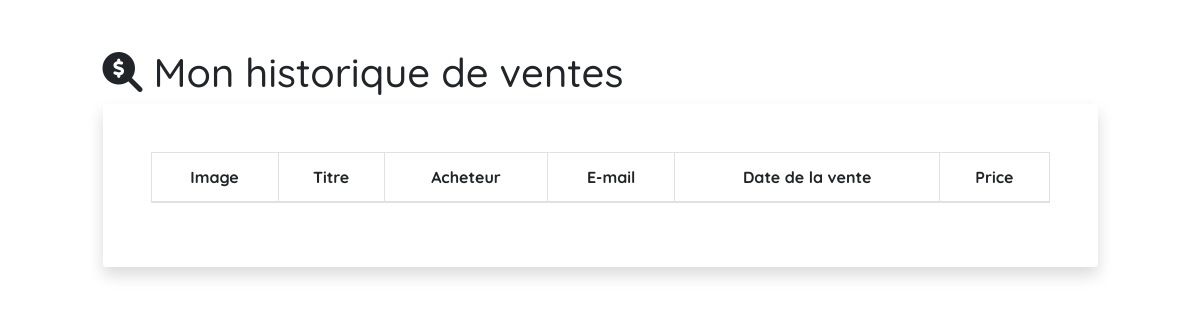
The page /WeBeatz/histo-ventes.php (signed in) on the database as committed earlier.
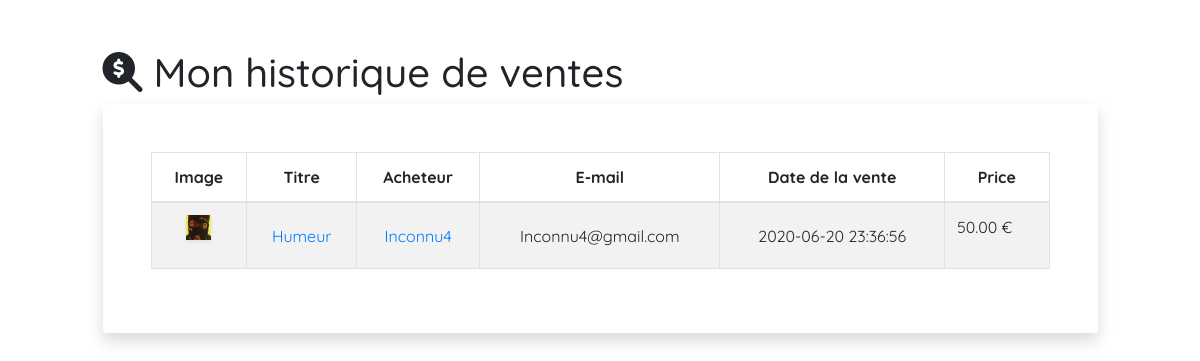
The same page on the database as committed later.
### tables this page shows
CREATE TABLE IF NOT EXISTS `beat` (
  `beat_id` int(15) UNSIGNED NOT NULL AUTO_INCREMENT,
  `beat_title` varchar(20) NOT NULL,
  `beat_author` varchar(25) NOT NULL,
  `beat_author_id` int(10) UNSIGNED NOT NULL,
  `beat_genre` int(2) UNSIGNED DEFAULT 0,
  `beat_description` text DEFAULT '  ',
  `beat_tags` text DEFAULT NULL,
  `beat_year` int(4) NOT NULL,
  `beat_price` double(7,2) UNSIGNED DEFAULT 0.00,
  `beat_format` varchar(5) NOT NULL,
  `beat_source` text NOT NULL,
  `beat_cover` varchar(100) DEFAULT '''assets/img/cover_default.jpg''',
  `beat_nbvente` int(15) UNSIGNED NOT NULL DEFAULT 0,
  `beat_like` int(6) DEFAULT 0,
  `beat_dateupload` datetime NOT NULL,
  PRIMARY KEY (`beat_id`),
  KEY `beat_author_id` (`beat_author_id`),
  KEY `beat_author` (`beat_author`),
  KEY `beat_genre` (`beat_genre`)
);

CREATE TABLE IF NOT EXISTS `user` (
  `user_id` int(10) UNSIGNED NOT NULL AUTO_INCREMENT,
  `user_role` int(2) UNSIGNED NOT NULL DEFAULT 2,
  `user_pseudo` varchar(25) NOT NULL,
  `user_email` varchar(150) NOT NULL,
  `user_image` text NOT NULL DEFAULT 'assets/img/user.png',
  `user_prenom` varchar(30) DEFAULT NULL,
  `user_nom` varchar(30) DEFAULT NULL,
  `user_description` text NOT NULL DEFAULT '\' \'',
  `user_sexe` varchar(1) DEFAULT NULL,
  `user_datenaissance` date DEFAULT NULL,
  `user_ville` varchar(100) DEFAULT NULL,
  `user_pays` int(3) DEFAULT NULL,
  `user_password` text NOT NULL,
  `user_dateinscription` datetime NOT NULL,
  `user_dateconnexion` datetime NOT NULL,
  `user_statut` int(2) DEFAULT 1,
  PRIMARY KEY (`user_id`),
  UNIQUE KEY `user_pseudo` (`user_pseudo`),
  UNIQUE KEY `user_mail` (`user_email`),
  KEY `user_pays` (`user_pays`)
);

CREATE TABLE IF NOT EXISTS `vente` (
  `id` int(20) UNSIGNED NOT NULL AUTO_INCREMENT,
  `vente_beat_id` int(15) UNSIGNED NOT NULL,
  `vente_user_id` int(10) UNSIGNED NOT NULL,
  `vente_date` datetime NOT NULL,
  PRIMARY KEY (`id`),
  KEY `vente_beat_id` (`vente_beat_id`),
  KEY `vente_user_id` (`vente_user_id`)
);

### WeBeatz/histo-ventes.php (the view, shortened to what the changed rows need)
<?php
include_once("assets/db/connexiondb.php");
?>
<!DOCTYPE html>
<html lang="fr">
    <head>
    </head>
    <body>
        <div class="row py-5">
            <div class="col-lg-10 mx-auto">
                <h1><i class="fas fa-search-dollar"></i>    Mon historique de ventes</h1>
                <div class="card rounded shadow border-0">
                    <div class="card-body p-5 bg-white rounded">
                        <div class="table-responsive">
                            <table id="example" style="width:100%" class="table table-striped table-bordered">
                                <thead>
                                    <tr>
                                        <th class="text-center align-middle" >Image</th>
                                        <th class="text-center align-middle">Titre</th>
                                        <th class="text-center align-middle" >Acheteur</th>
                                        <th class="text-center align-middle" >E-mail</th>
                                        <th class="text-center align-middle" >Date de la vente</th>
                                        <th class="text-center align-middle" >Price</th>
                                    </tr>
                                </thead>
                                <tbody>
                                    <?php
                                    $RESRES=[];
                                    $req = $BDD->prepare("SELECT beat_id
                                                            FROM beat
                                                            WHERE beat_author_id = ? ");
                                    $req->execute(array($_SESSION['user_id']));
                                    $resuBEATSUSER = $req->fetchAll();
                                    foreach($resuBEATSUSER as $b) {
                                        $req = $BDD->prepare("SELECT *
                                                            FROM vente
                                                            WHERE vente_beat_id = ?
                                                            ORDER BY vente_date DESC");
                                        $req->execute(array($b['beat_id']));
                                        $resuBEATSVENTE= $req->fetchAll();
                                        if(isset($resuBEATSVENTE)){
                                            $RESRES = array_merge($RESRES,$resuBEATSVENTE);
                                        }
                                    }
                                    foreach($RESRES as $p) {
                                        $req = $BDD->prepare("SELECT *
                                                                            FROM beat
                                                                            WHERE beat_id = ?");
                                        $req->execute(array($p['vente_beat_id']));
                                        $resuPAN = $req->fetchAll();
                                        foreach($resuPAN as $b) {
                                    ?>
                                    <tr>
                                        <td class="text-center align-middle">
                                            <a href="view-beat.php?id=<?= $b['beat_id'] ?>"> <img src="<?=$b['beat_cover']?>" style="height : 25px; width : 25px;" class="img-fluid mb-3 roundedImage shadow-sm"></a>
                                        </td>
                                        <td  class="text-center align-middle">
                                            <a href="view-beat.php?id=<?= $b['beat_id'] ?>"><span><?=$b['beat_title']?></span></a>
                                        </td>
                                        <?php
                                            $req1=$BDD->prepare("SELECT *
                                                                FROM user
                                                                WHERE user_id = ?");
                                            $req1->execute(array($p['vente_user_id']));
                                            $acheteur=$req1->fetch();
                                        ?>
                                        <td class="text-center align-middle">
                                            <a href="profils.php?profil_id= <?= $acheteur['user_id'] ?>"><span><?=$acheteur['user_pseudo']?></span></a>
                                        </td>
                                        <td class="text-center align-middle">
                                            <span><?=$acheteur['user_email']?></span>
                                        </td>
                                        <td class="text-center align-middle">
                                            <span><?=$p['vente_date']?></span>
                                        </td>
                                        <td>
                                            <span><?=$b['beat_price']?> €</span>
                                        </td>
                                    </tr>
                                    <?php
                                        }
                                    }
                                    ?>
                                </tbody>
                            </table>
                        </div>
                    </div>
                </div>
            </div>
        </div>
    </body>
</html>

Rows that differ between the two databases and show on the page:
added vente: vente_date "2020-06-20 23:36:56"
now on this page (row edited): beat: beat_cover (picture), beat_title "Humeur", user.user_pseudo "Inconnu4", user.user_email "Inconnu4@gmail.com", beat_price "50.00"
